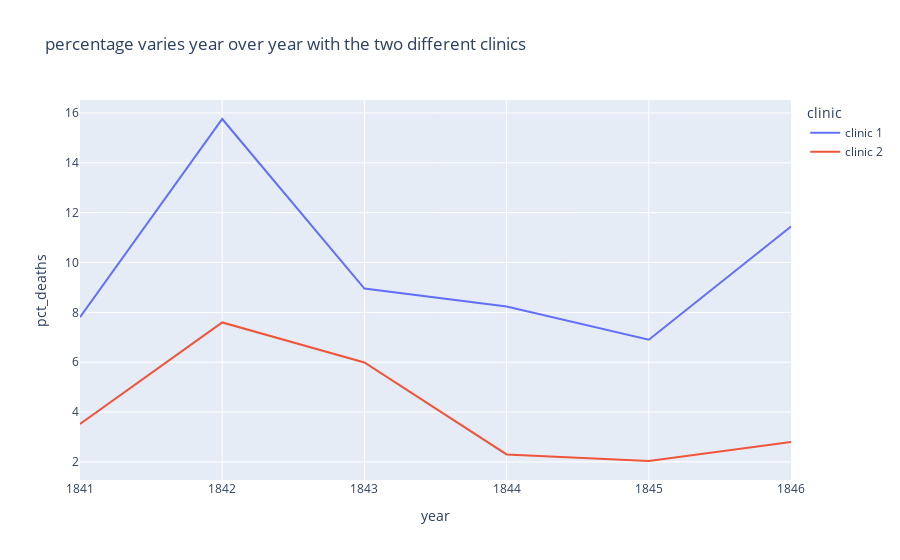

Notebook source saved alongside this figure:
### Markdown cell above
### Plotting the Proportion of Yearly Deaths by Clinic

### Code cell
px.line(df_yearly,
        x='year',
        y='pct_deaths',
        color='clinic',
        title='percentage varies year over year with the two different clinics')

### Figure 1 — Plotly figure (JSON) as saved in the notebook; plotly's stock layout.template omitted (floating-point values rounded to 4 significant figures)
{"data": [{"hovertemplate": "clinic=clinic 1<br>year=%{x}<br>pct_deaths=%{y}<extra></extra>", "legendgroup": "clinic 1", "line": {"color": "#636efa", "dash": "solid"}, "marker": {"symbol": "circle"}, "mode": "lines", "name": "clinic 1", "orientation": "v", "showlegend": true, "type": "scatter", "x": [1841, 1842, 1843, 1844, 1845, 1846], "xaxis": "x", "y": [7.806, 15.76, 8.954, 8.236, 6.901, 11.45], "yaxis": "y"}, {"hovertemplate": "clinic=clinic 2<br>year=%{x}<br>pct_deaths=%{y}<extra></extra>", "legendgroup": "clinic 2", "line": {"color": "#EF553B", "dash": "solid"}, "marker": {"symbol": "circle"}, "mode": "lines", "name": "clinic 2", "orientation": "v", "showlegend": true, "type": "scatter", "x": [1841, 1842, 1843, 1844, 1845, 1846], "xaxis": "x", "y": [3.522, 7.597, 5.988, 2.3, 2.036, 2.797], "yaxis": "y"}], "layout": {"legend": {"title": {"text": "clinic"}, "tracegroupgap": 0}, "title": {"text": "percentage varies year over year with the two different clinics"}, "xaxis": {"anchor": "y", "domain": [0, 1], "title": {"text": "year"}}, "yaxis": {"anchor": "x", "domain": [0, 1], "title": {"text": "pct_deaths"}}}}
